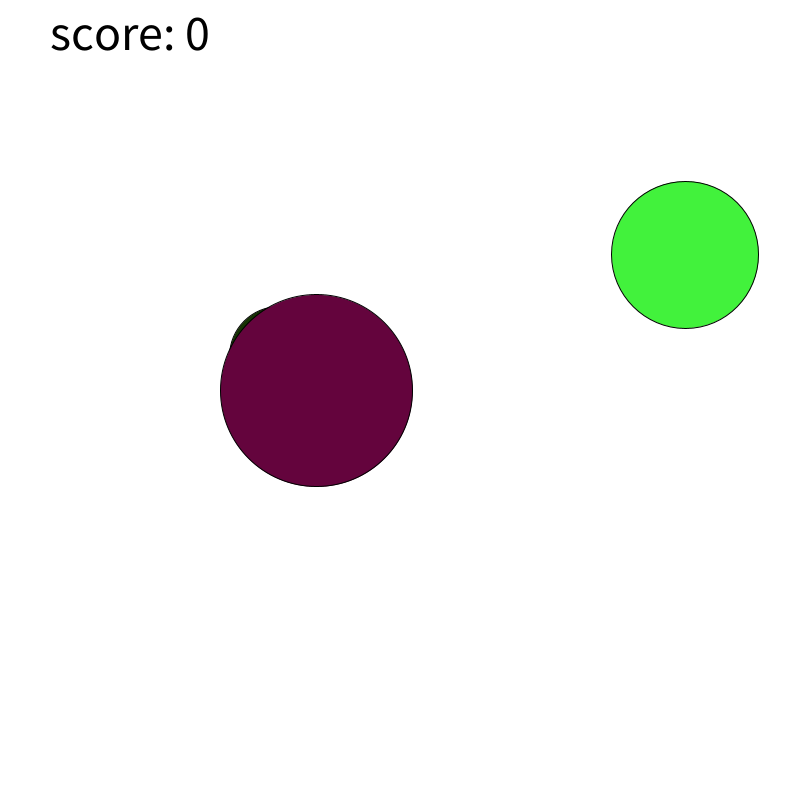
Frame 1 (no input)
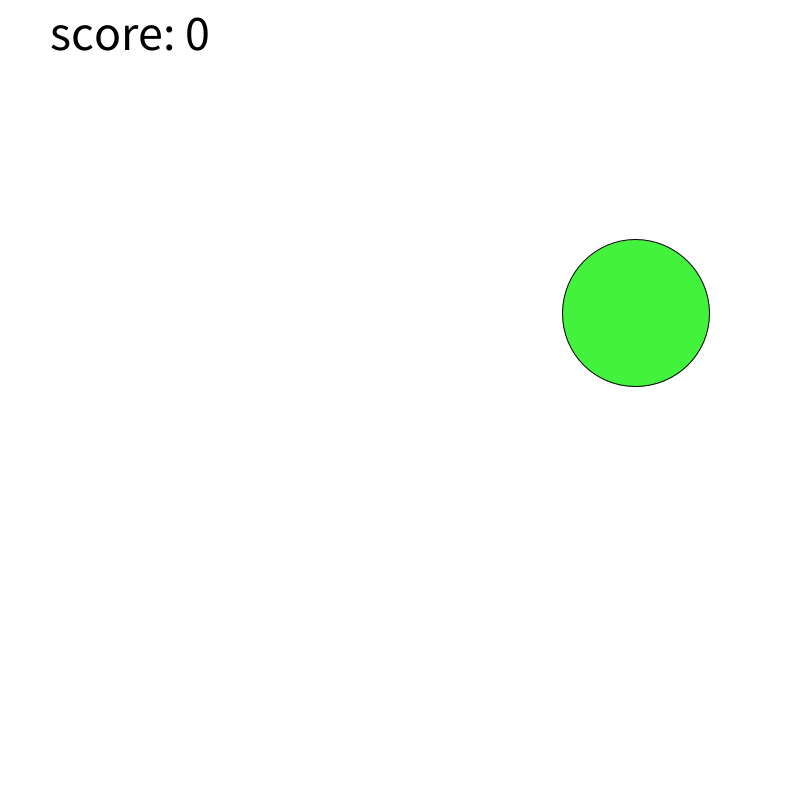
Frame 60 (the mouse pressed at the canvas centre just before this capture)
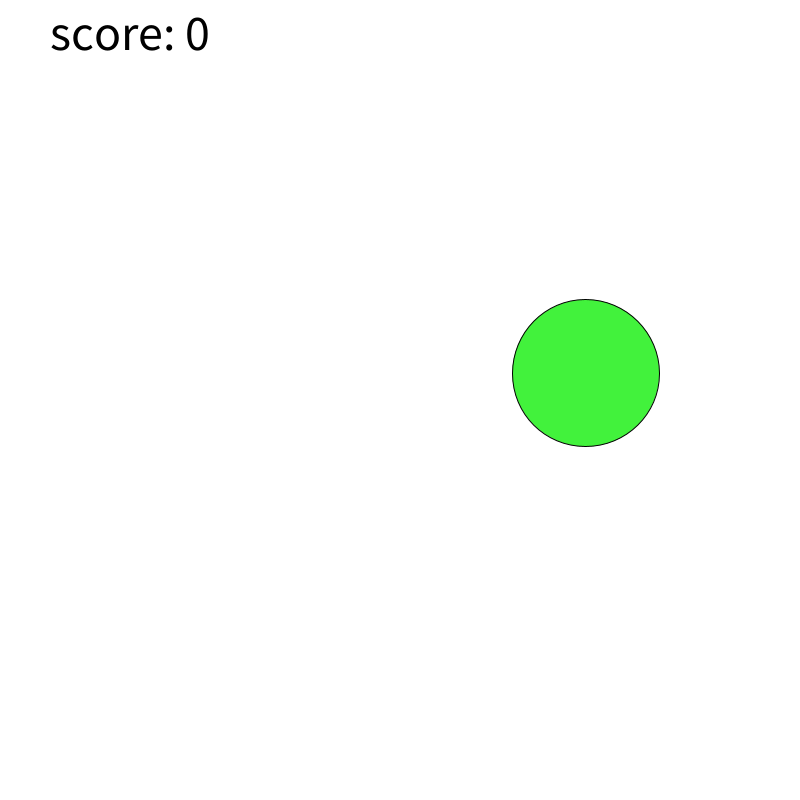
Frame 120 (the mouse held since frame 60 and released just before this capture)

The Processing sketch that drew these frames (run headless with seeded random() and noise(); from frame 60 on, the mouse is pressed at the canvas centre):

// Processing sketch: exeBolaa
// ── exeBolaa.pde
Bola b1,b2,b3;
int score;
void setup()

{
   size(800,800);
   
   b1 = new Bola(random(50,200));
   b2 = new Bola(random(50,200));
   b3 = new Bola(random(50,200));
   
 
   
   


}

void draw()
{
   background(255);
   
   b1.Atualiza();
   b2.Atualiza();
   b3.Atualiza();
   
   
   b1.Desenha();
   b2.Desenha();
   b3.Desenha();
   
   if(mousePressed)
   {
      if(b1.Detecta())
      {
        b1.Sortear();
        score++;
      
      }
      if(b2.Detecta())
      {
        b2.Sortear();
        score++;
      
      }
      if(b3.Detecta())
      {
        b3.Sortear();
        score++;
      
      }
   
   
   
   }
   
   
  fill(0);
  textSize(50);
  text("score: " + score, 50, 50);



}

// ── Bola.pde
class Bola
{
  protected float x;
  protected float y;
  protected float diametro;
  protected color cor;
  protected float VelX;
  protected float VelY;
  
  
  public void Desenha()
  {
     fill(cor);
     ellipse(x,y,diametro, diametro);
  
  
  }
  
  Bola(float diametro)
  {
    cor = color(random(255),random(255),random(255));
    x = random(width);
    y = random(height);
    this.diametro = diametro;
    VelX = random(-10,10);
    VelY = random(-10,10);
    
  
  
  }
  
  public void Atualiza()
  {
    x += VelX;
    y += VelY;
  
  }
  
  boolean Detecta()
  {
      return dist(mouseX, mouseY, x, y) < (diametro / 2);
  
  
  
  }
  
  public void Sortear()
  {
    cor = color(random(255),random(255),random(255));
    x = random(width);
    y = random(height);
    VelX = random(-10,10);
    VelY = random(-10,10); 
  
  
  }
  
  



}
